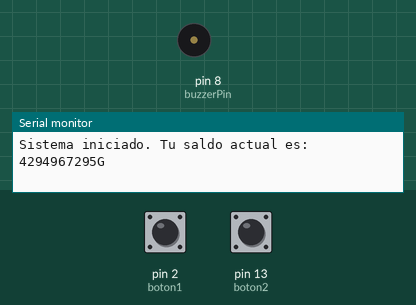
Recording of a sketch running on a simulated Arduino Uno, built with avr-gcc and run on an emulated ATmega328P. Parts: buzzer (waves = sounding, pin HIGH), the last lines printed to the serial monitor. The test bench sets the inputs (shaded band); at power-on: pin 2 (boton1) HIGH, pin 13 (boton2) HIGH. EEPROM starts erased.

Above: at 1.2 s.
1.3 s: pin 2 (boton1) pulled LOW for 1 s
At 1.7 s:
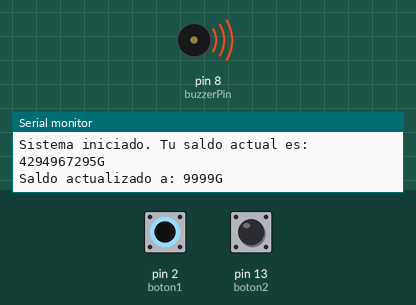
3.8 s: pin 13 (boton2) pulled LOW for 3.2 s
At 8.2 s:
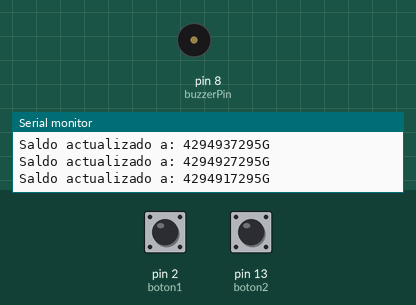
8.5 s: pin 2 (boton1) pulled LOW for 3.2 s
At 8.8 s:
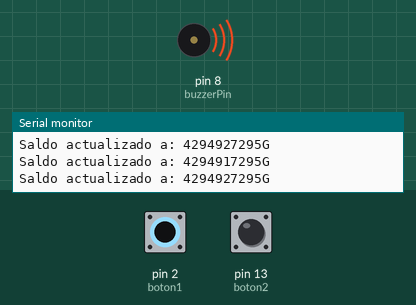
Timing chart, 0 to 13.6 s (numbered marks = the images above; inputs shaded):
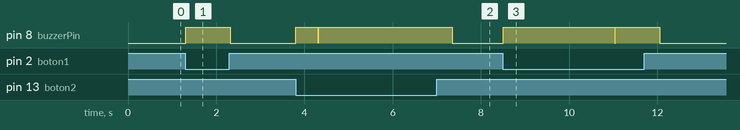

The sketch:

Practica_Lectura_Saldo.ino
```cpp
#include <EEPROM.h>
const byte boton1 = 2;
const byte boton2 = 13;
const byte buzzerPin = 8;
unsigned long saldo;
bool boton1Val;
bool boton2Val;
uint16_t dt = 500;
uint16_t dinero = 10000;
String SALDO_UPDATE = "Saldo actualizado a: ";
String START_MESSAGE = "Sistema iniciado. Tu saldo actual es: ";
char moneda = 'G';

void setup() {
  // put your setup code here, to run once:
  Serial.begin(9600);
  pinMode(boton1, INPUT_PULLUP);
  pinMode(boton2, INPUT_PULLUP);
  pinMode(buzzerPin, OUTPUT);
  saldo = EEPROM.get(0, saldo);
  /* if (saldo != 0) {
      saldo = 0;
      EEPROM.put(0, saldo); Guarda en la memoria un valor 0 para configuración.
      } */
  Serial.print(START_MESSAGE);
  Serial.print(saldo);
  Serial.println(moneda);
}

void loop() {
  // put your main code here, to run repeatedly:
  while (saldo == 0){
    activarSuma();
  }
  while( saldo == 4000000){
    activarResta();
  }
  activarSuma();
  activarResta();
}

void activarSuma() {
  boton1Val = digitalRead(boton1);
  if (boton1Val == 0) {
    saldo = saldo + dinero;
    EEPROM.put(0, saldo);
    Serial.print(SALDO_UPDATE);
    Serial.print(saldo);
    Serial.println(moneda);
    digitalWrite(buzzerPin, 1);
    delay(dt);
    digitalWrite(buzzerPin, 0);
  }
}
void activarResta() {
  boton2Val = digitalRead(boton2);
  if (boton2Val == 0) {
    saldo = saldo - dinero;
    EEPROM.put(0, saldo);
    Serial.print(SALDO_UPDATE);
    Serial.print(saldo);
    Serial.println(moneda);
    digitalWrite(buzzerPin, 1);
    delay(dt);
    digitalWrite(buzzerPin, 0);
  }
}
```

Measured:
- after the input at 1.3 s, pin 8 (buzzerPin): LOW → HIGH at once, → LOW 1.0 s later
- after the input at 3.8 s, pin 8 (buzzerPin): LOW → HIGH at once, → LOW 0.50 s later, → HIGH 0.01 s later, → LOW 3.0 s later
- after the input at 8.5 s, pin 8 (buzzerPin): LOW → HIGH at once, → LOW 2.5 s later, → HIGH 0.01 s later, → LOW 1.0 s later
